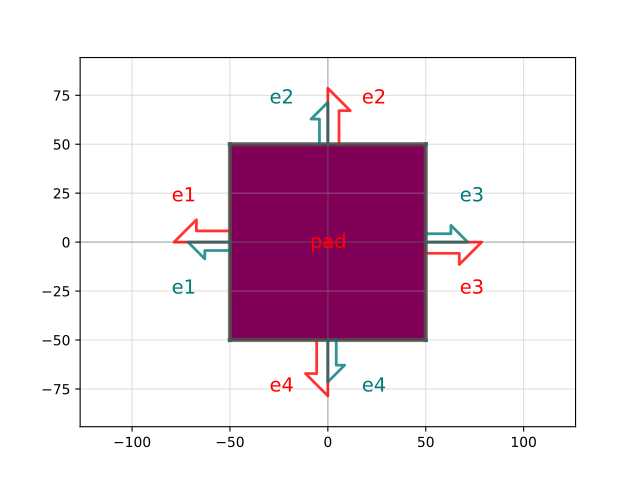

This chart was generated by the following Python code:
import gdsfactory as gf

c = gf.components.pad(size=(100.0, 100.0), layer=(49, 0), port_inclusion=0)
c.plot()
